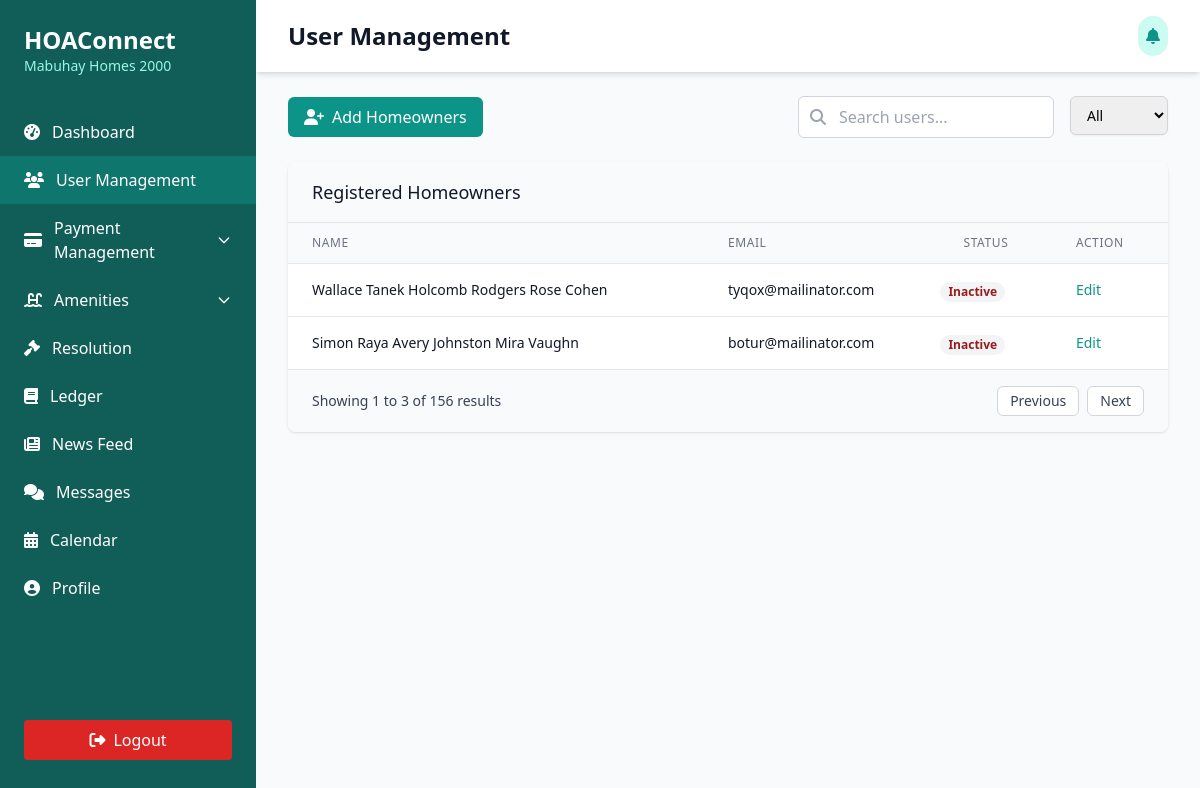
Page /Users/admin/admin-accounts.php on the earlier database version.
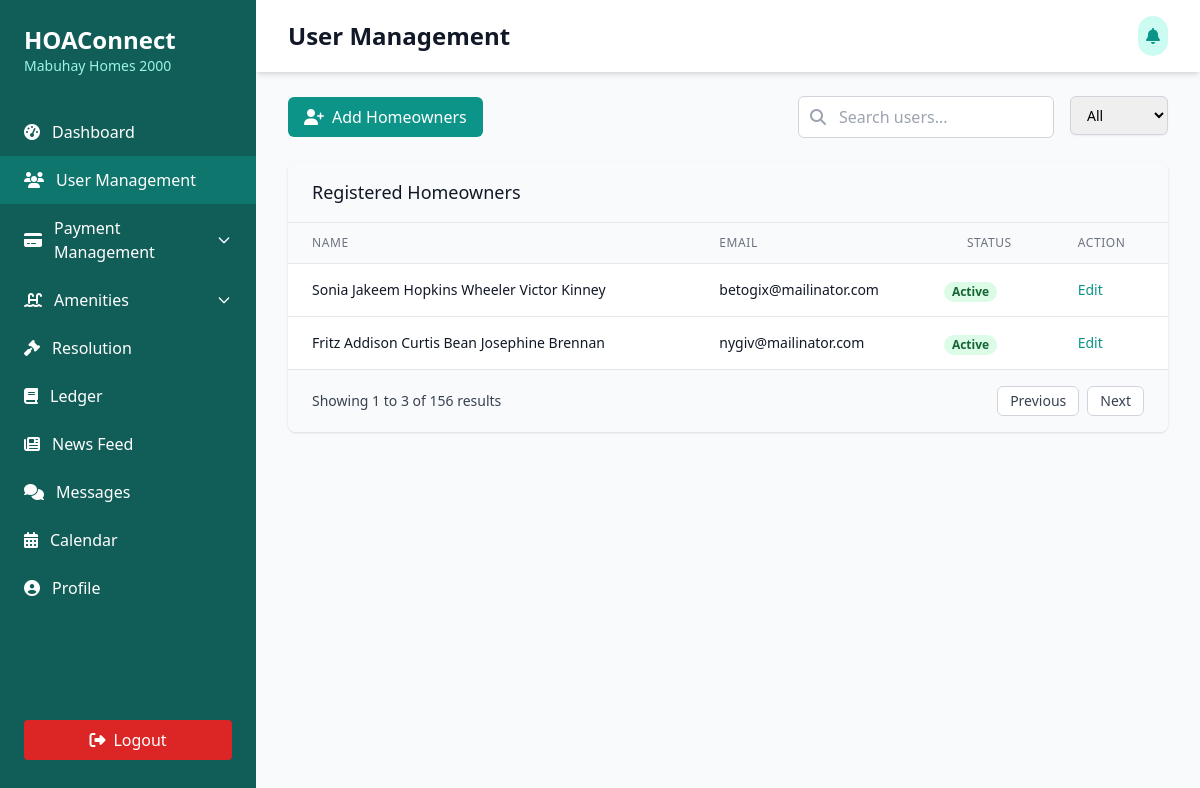
Same page on the later database version.
### tables this page shows
CREATE TABLE `users` (
  `id` int(11) NOT NULL,
  `role_id` int(11) NOT NULL,
  `user_id` int(11) NOT NULL,
  `first_name` varchar(255) NOT NULL,
  `middle_name` varchar(255) NOT NULL,
  `last_name` varchar(255) NOT NULL,
  `suffix` varchar(50) NOT NULL,
  `email_address` varchar(100) NOT NULL,
  `hoa_number` int(11) DEFAULT NULL,
  `phone_number` varchar(100) NOT NULL,
  `age` int(11) NOT NULL,
  `date_of_birth` date NOT NULL,
  `citizenship` varchar(100) NOT NULL,
  `civil_status` varchar(100) NOT NULL,
  `account_status` int(11) NOT NULL,
  `home_address` varchar(255) DEFAULT NULL,
  `lot_number` int(11) NOT NULL,
  `block_number` int(11) NOT NULL,
  `phase_number` int(11) NOT NULL,
  `village_name` varchar(200) NOT NULL,
  `date_created` date NOT NULL,
  `date_updated` date NOT NULL
);

### Users/admin/admin-accounts.php (the view, shortened to what the changed rows need)
<?php
include('../../connection/connection.php');
?>
<!DOCTYPE html>
<html lang="en">
<head>
  <script src="https://cdn.tailwindcss.com"></script>
  <link rel="stylesheet" href="https://cdnjs.cloudflare.com/ajax/libs/font-awesome/6.4.0/css/all.min.css" />
</head>
<body class="bg-gray-50">
  <div class="min-h-screen flex">
    <div class="bg-teal-800 text-white w-64 py-6 flex flex-col">
      <div class="px-6 mb-8">
        <h1 class="text-2xl font-bold">HOAConnect</h1>
      </div>
    </div>
    <div class="flex-1 overflow-x-hidden overflow-y-auto">
      <header class="bg-white shadow-md">
        <div class="max-w-7xl mx-auto py-4 px-4 sm:px-6 lg:px-8 flex justify-between items-center">
            <h1 class="text-2xl font-bold text-gray-900">User Management</h1>
          </div>
    </header>
      <main class="max-w-7xl mx-auto py-6 px-4 sm:px-6 lg:px-8">
        <div class="bg-white shadow rounded-lg overflow-hidden">
          <div class="px-6 py-4 border-b border-gray-200 bg-gray-50">
            <h2 class="text-lg font-medium text-gray-900">Registered Homeowners</h2>
          </div>
          <div class="overflow-x-auto">
            <table class="min-w-full divide-y divide-gray-200">
              <thead class="bg-gray-50">
                <tr>
                  <th scope="col"
                    class="px-6 py-3 text-left text-xs font-medium text-gray-500 uppercase tracking-wider">
                    Name
                  </th>
                  <th scope="col"
                    class="px-6 py-3 text-left text-xs font-medium text-gray-500 uppercase tracking-wider">
                    Email
                  </th>
                   <th scope="col"
                    class="px-6 py-3 text-left text-xs font-medium text-gray-500 uppercase tracking-wider">
                    Status
                  </th>
                  <th scope="col"
                    class="px-6 py-3 text-left text-xs font-medium text-gray-500 uppercase tracking-wider">
                    Action
                  </th>
                </tr>
              </thead>
              <tbody id="userTableBody" class="bg-white divide-y divide-gray-200">
                <?php
                $sql_users = "SELECT * FROM users WHERE role_id = 6";
                $run_sql_users = mysqli_query($conn, $sql_users);
                foreach($run_sql_users as $row_users){
                  ?>
                  <tr>
                  <td class="px-6 py-4 whitespace-nowrap text-sm text-gray-900">
                    <?php echo $row_users['first_name'] . ' ' . $row_users['middle_name'] . ' ' . $row_users['last_name'] . ' ' . $row_users['suffix']; ?>
                  </td>
                  <td class="px-6 py-4 whitespace-nowrap text-sm text-gray-900">
                    <?php echo $row_users['email_address']; ?>
                  </td>
                  <td>
                    <?php
                      if($row_users['account_status'] == 1){
                        echo '<span class="px-2 inline-flex text-xs leading-5 font-semibold rounded-full bg-green-100 text-green-800">Active</span>';
                      }else{
                        echo '<span class="px-2 inline-flex text-xs leading-5 font-semibold rounded-full bg-gray-100 text-red-800">Inactive</span>';
                      }
                    ?>
                  </td>
                  <td class="px-6 py-4 whitespace-nowrap text-sm font-medium">
                    <a href="admin-edit-accounts.php?user_id=<?php echo $row_users['user_id']; ?>"
                      class="text-teal-600 hover:text-teal-900 mr-4">Edit</a>
                  </td>
                <?php
               }
               ?>
              </tbody>
            </table>
          </div>
        </div>
      </main>
    </div>
  </div>
</body>
</html>

Differences in the rows shown:
removed users: first_name "Wallace", middle_name "Tanek Holcomb", last_name "Rodgers", suffix "Rose Cohen", email_address "tyqox@mailinator.com", shows "Inactive"
removed users: first_name "Simon", middle_name "Raya Avery", last_name "Johnston", suffix "Mira Vaughn", email_address "botur@mailinator.com", shows "Inactive"
added users: first_name "Sonia", middle_name "Jakeem Hopkins", last_name "Wheeler", suffix "Victor Kinney", email_address "betogix@mailinator.com", account_status "Active"
added users: first_name "Fritz", middle_name "Addison Curtis", last_name "Bean", suffix "Josephine Brennan", email_address "nygiv@mailinator.com", account_status "Active"
